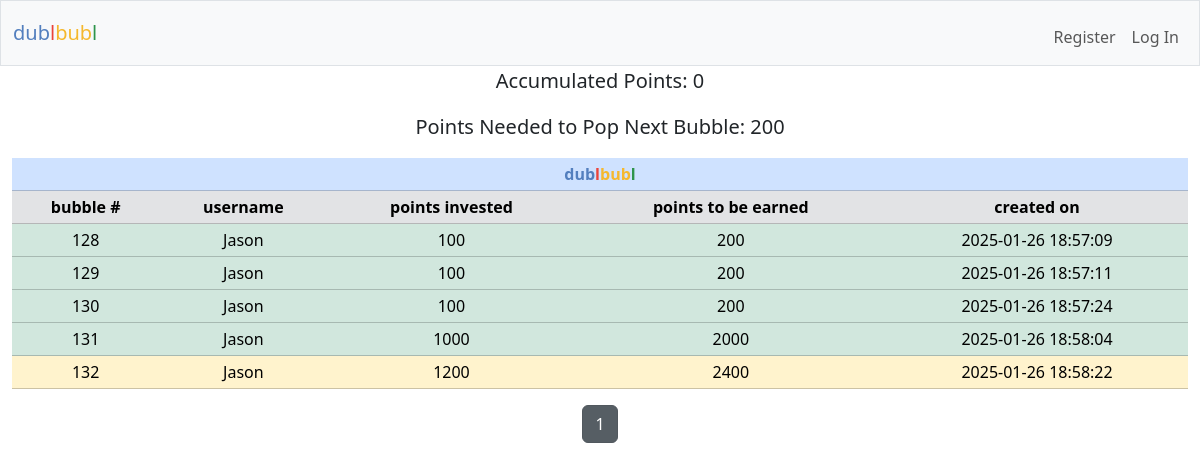
Before: / with the older database file.
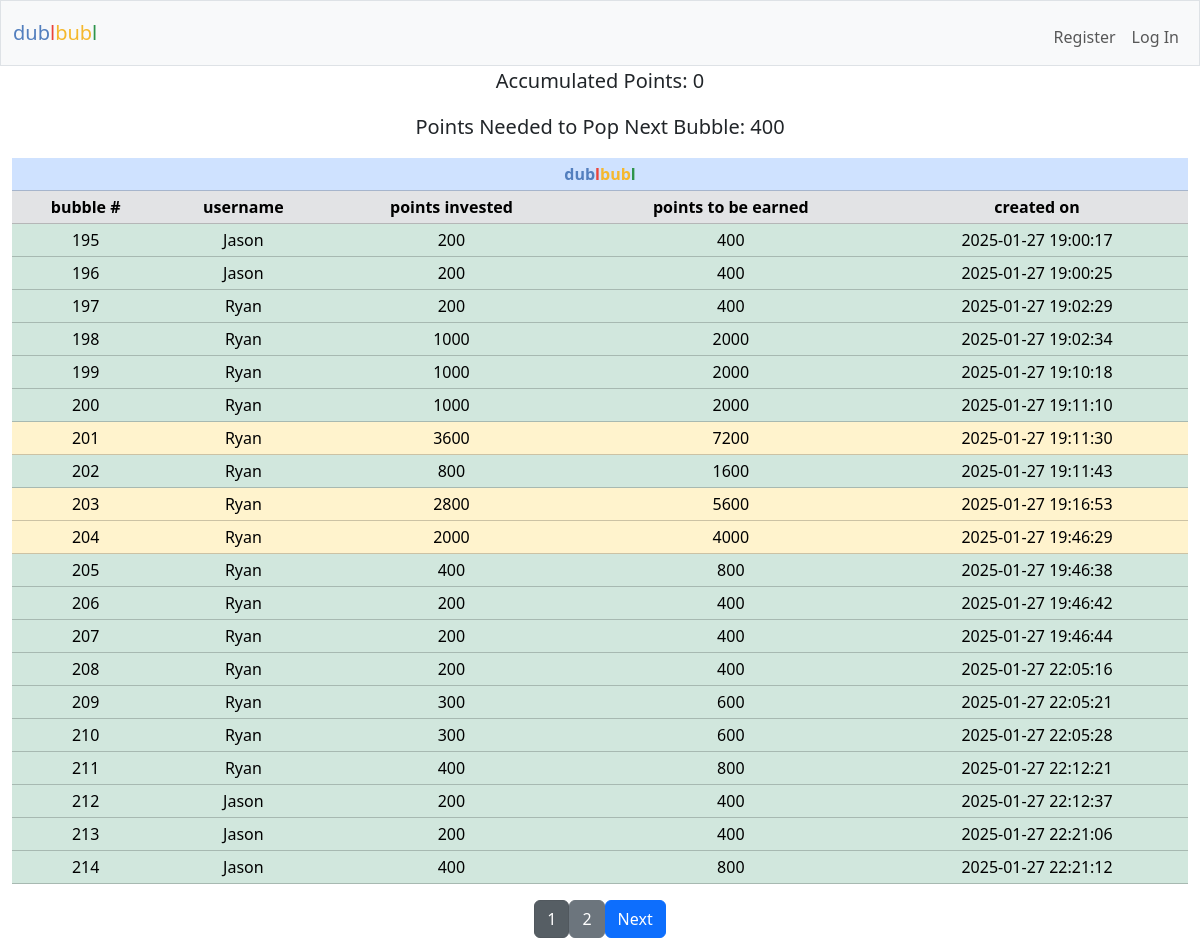
After: the same page with the newer database file.
### tables this page shows
CREATE TABLE points_tracker (
            tracker_id INTEGER PRIMARY KEY AUTOINCREMENT NOT NULL,
            current_points_in INTEGER NOT NULL,
            date_created TEXT NOT NULL        
        );

CREATE TABLE dublbubl (
    row_id INTEGER PRIMARY KEY AUTOINCREMENT NOT NULL,
    user_id INTEGER NOT NULL,
    username TEXT NOT NULL,
    points_in INTEGER NOT NULL,
    points_out INTEGER NOT NULL,
    date_created TEXT NOT NULL,        
    FOREIGN KEY (user_id) REFERENCES users(id)
    FOREIGN KEY (username) REFERENCES users(username)
);

### app.py (the view)
@app.route("/", methods=["GET", "POST"])
def index():
    try:
        dublbubl = cur.execute("SELECT * FROM dublbubl").fetchall()
        rows_per_page = 20
        page = request.args.get("page", 1, type=int)
        offset = (page - 1) * rows_per_page
        dublbubl = cur.execute("""
            SELECT * FROM dublbubl
            ORDER BY row_id ASC
            LIMIT ? OFFSET ?
        """, (rows_per_page, offset)).fetchall()
        total_rows = cur.execute("SELECT COUNT(*) FROM dublbubl").fetchone()[0]
        total_pages = (total_rows + rows_per_page - 1) // rows_per_page
        current_points_in = cur.execute("SELECT current_points_in FROM points_tracker").fetchone()
        oldest_row_points_out = cur.execute("SELECT points_out FROM dublbubl ORDER BY row_id ASC LIMIT 1").fetchone()
        user_id = session.get("user_id")
        if user_id:
            user = cur.execute("SELECT * FROM users WHERE id = ?", (user_id,)).fetchall()
            user_history = cur.execute("SELECT * FROM dublbubl_history WHERE user_id = ? ORDER BY row_id DESC LIMIT 5", (user_id,)).fetchall()
        else:
            user = None
            user_history = None
    except sqlite3.OperationalError as e:
        print("Error: dublbubl_history table does not exist, creating it.")
        init_db()
    points_in_required = oldest_row_points_out[0] - current_points_in[0]
    points = request.form.get("points")
    current_date = datetime.datetime.now().strftime("%Y-%m-%d %H:%M:%S")
    if request.method == "POST":
        if not points:
            return "No points entered"
        try:
            points = int(points)
        except ValueError:
            return "Invalid Input"
        if points is None:
            return "Invalid Input"
        elif points <= 0 or points > 10000:
            return "Points must be between 1 and 10000"
        user_id = session["user_id"]
        user = cur.execute("SELECT * FROM users WHERE id = ?", (user_id,)).fetchone()
        current_points = cur.execute("SELECT points FROM users WHERE id = ?", (user[0],)).fetchone()
        current_points = current_points[0] if current_points else 0  # Default to 0 if no value exists
        try:
            cur.execute("""
            INSERT INTO dublbubl (row_id, user_id, username, points_in, points_out, date_created)
            VALUES (?, ?, ?, ?, ?, ?)
            """, (None, user[0], user[1], points, (points * 2), current_date))
            total_points = current_points - points
            cur.execute("UPDATE users SET points = ? WHERE id = ?", (total_points, user[0]))
            con.commit()
            con.commit()
        except Exception as e:
            print(f"Error inserting row into dublbubl: {e}")
            con.rollback()
        row_count = cur.execute("SELECT COUNT(*) FROM dublbubl").fetchone()[0]
        print(f"Number of rows in dublbubl: {row_count}")
        if row_count > 1:
            if current_points_in:
                new_points_in = current_points_in[0] + points
                cur.execute("UPDATE points_tracker SET current_points_in = ?, date_created = ?", (new_points_in, current_date))
            else:
                cur.execute("INSERT INTO points_tracker (current_points_in, date_created) VALUES (?, ?)", (points, current_date))
            con.commit()
        else:
            new_points_in = current_points_in[0] if current_points_in else 0
        oldest_row_points_out = cur.execute("SELECT points_out FROM dublbubl ORDER BY row_id ASC LIMIT 1").fetchone()
        while new_points_in >= oldest_row_points_out[0]:
            oldest_row_id = cur.execute("SELECT row_id FROM dublbubl ORDER BY row_id ASC LIMIT 1").fetchone()
            oldest_row = cur.execute("SELECT * FROM dublbubl ORDER BY row_id ASC LIMIT 1").fetchone()
            current_total_points = cur.execute("SELECT total_points_earned FROM users WHERE id = ?", (oldest_row[1],)).fetchone()
            current_total_points = current_total_points[0] if current_total_points else 0  # Default to 0 if no value exists
            points = cur.execute("SELECT points FROM users WHERE id = ?", (oldest_row[1],)).fetchone()
            points = points[0] if points else 0  # Default to 0 if no value exists
            if oldest_row:
                cur.execute("""
                INSERT INTO dublbubl_history (user_id, username, row_id, creator_id, creator_username, points_in, points_out, date_created, date_archived)
                VALUES (?, ? ,?, ?, ? ,?, ?, ?, ?)
                """, (user[0], user[1], oldest_row[0], oldest_row[1], oldest_row[2], oldest_row[3], oldest_row[4], oldest_row[5], current_date))
                con.commit()
                total_points_earned = current_total_points + oldest_row[4]
                cur.execute("UPDATE users SET total_points_earned = ? WHERE id = ?", (total_points_earned, oldest_row[1]))
                con.commit()
                total_points = points + oldest_row[4]
                cur.execute("UPDATE users SET points = ? WHERE id = ?", (total_points, oldest_row[1]))
                con.commit()
                current_total_points = total_points_earned
            cur.execute("DELETE FROM dublbubl WHERE row_id = ?", (oldest_row_id[0],))
            con.commit()
            remaining_points_in = new_points_in - oldest_row_points_out[0]
            cur.execute("UPDATE points_tracker SET current_points_in = ?, date_created = ?", (remaining_points_in, current_date))
            con.commit()
            new_points_in = remaining_points_in
            oldest_row_points_out = cur.execute("SELECT points_out FROM dublbubl ORDER BY row_id ASC LIMIT 1").fetchone()
            if oldest_row_points_out is None:
                break
        return redirect("/")
    else:
        return render_template('index.html', dublbubl=dublbubl, user=user, current_points_in=current_points_in, points_in_required=points_in_required, user_history=user_history, page=page, total_pages=total_pages)

### app.py (called while the page is built)
@app.after_request
def after_request(response):
    response.headers["Cache-Control"] = "no-cache, no-store, must-revalidate"
    response.headers["Expires"] = 0
    response.headers["Pragma"] = "no-cache"
    return response

### templates/index.html (shortened to what this page needs)
{% extends "layout.html" %}
{% block main %}
<figure class="text-center">
  <blockquote class="blockquote">
    <p>Accumulated Points: {{ current_points_in[0] }}</p>
    <p>Points Needed to Pop Next Bubble: {{ points_in_required }}</p>
  </blockquote>
</figure>
<table class="table table-success table-sm text-center">
  <thead class="table-primary">
    <tr class="table-primary">
      <th class="table-primary" colspan="5"><span class="blue">dub</span><span class="red">l</span><span class="yellow">bub</span><span class="green">l</span></th>
    </tr>
  </thead>
  <thead>
    <tr class="table-secondary">
      <th>bubble #</th>
      <th>username</th>
      <th>points invested</th>
      <th>points to be earned</th>
      <th>created on</th>
    </tr>
  </thead>
  <tbody>
    {% for row in dublbubl %}
    <tr class="
    {% if row[3] == 10000 %}
      table-dark
    {% elif row[3] > 5000 %}
      table-danger
    {% elif row[3] > 1000 %}
      table-warning
    {% else %}
      table-success
    {% endif %}
    ">
      <td>{{ row[0] }}</td>
      <td>{{ row[2] }}</td>
      <td>{{ row[3] }}</td>
      <td>{{ row[4] }}</td>
      <td>{{ row[5] }}</td>
    </tr>
    {% endfor %}
  </tbody>
</table>
<div class="pagination d-flex justify-content-center align-items-center">
  {% for p in range(1, total_pages + 1) %}
    <a href="{{ url_for('index', page=p) }}" class="btn btn-secondary {% if p == page %}active{% endif %}">
      {{ p }}
    </a>
  {% endfor %}
  {% if page < total_pages %}
    <a href="{{ url_for('index', page=page+1) }}" class="btn btn-primary">Next</a>
  {% endif %}
</div>
{% endblock %}

### templates/layout.html (shortened to what this page needs)
<!DOCTYPE html>
<html lang="en">
  <head>
    <link href="https://cdn.jsdelivr.net/npm/bootstrap@5.3.3/dist/css/bootstrap.min.css" rel="stylesheet">
    <link rel="stylesheet" href="/static/style.css">
  </head>
  <body>
    <nav class="bg-light border navbar navbar-expand-md navbar-light">
      <div class="container-fluid">
          <a class="navbar-brand" href="/"><span class="blue">dub</span><span class="red">l</span><span class="yellow">bub</span><span class="green">l</span></a>
          <div class="collapse navbar-collapse" id="navbar">
              {% if session["user_id"] %}
                  <ul class="navbar-nav me-auto mt-2">
                    <li class="nav-item"><a class="nav-link" href="/leaderboard">Leaderboard</a></li>
                      <li class="nav-item"><a class="nav-link" href="/history">History</a></li>
                  </ul>
                  <ul class="navbar-nav ms-auto mt-2">
                      <li class="nav-item"><a class="nav-link" href="/account">Account</a></li>
                      <li class="nav-item"><a class="nav-link" href="/logout">Log Out</a></li>
                  </ul>
              {% else %}
                  <ul class="navbar-nav ms-auto mt-2">
                      <li class="nav-item"><a class="nav-link" href="/register">Register</a></li>
                      <li class="nav-item"><a class="nav-link" href="/login">Log In</a></li>
                  </ul>
              {% endif %}
          </div>
      </div>
  </nav>
      <main class="container-fluid">
        {% block main %}{% endblock %}
      </main>
  </body>
</html>

### static/style.css (style rules this page uses)
* { margin: 0; padding: 0; box-sizing: border-box; }
html { font-family:Arial, Helvetica, sans-serif; font-size: 1rem; }
body { height: 100vh; }
.blue { color: #537fbe; }
.red { color: #ea433b; }
.yellow { color: #f5b82e; }
.green { color: #2e944b; }

Changed rows visible on the page:
removed dublbubl: row_id "128", username "Jason", points_in "100", points_out "200", date_created "2025-01-26 18:57:09"
removed dublbubl: row_id "129", username "Jason", points_in "100", points_out "200", date_created "2025-01-26 18:57:11"
removed dublbubl: row_id "130", username "Jason", points_in "100", points_out "200", date_created "2025-01-26 18:57:24"
removed dublbubl: row_id "131", username "Jason", points_in "1000", points_out "2000", date_created "2025-01-26 18:58:04"
removed dublbubl: row_id "132", username "Jason", points_in "1200", points_out "2400", date_created "2025-01-26 18:58:22"
added dublbubl: row_id "195", username "Jason", points_in "200", points_out "400", date_created "2025-01-27 19:00:17"
added dublbubl: row_id "196", username "Jason", points_in "200", points_out "400", date_created "2025-01-27 19:00:25"
added dublbubl: row_id "197", username "Ryan", points_in "200", points_out "400", date_created "2025-01-27 19:02:29"
added dublbubl: row_id "198", username "Ryan", points_in "1000", points_out "2000", date_created "2025-01-27 19:02:34"
added dublbubl: row_id "199", username "Ryan", points_in "1000", points_out "2000", date_created "2025-01-27 19:10:18"
added dublbubl: row_id "200", username "Ryan", points_in "1000", points_out "2000", date_created "2025-01-27 19:11:10"
added dublbubl: row_id "201", username "Ryan", points_in "3600", points_out "7200", date_created "2025-01-27 19:11:30"
added dublbubl: row_id "202", username "Ryan", points_in "800", points_out "1600", date_created "2025-01-27 19:11:43"
added dublbubl: row_id "203", username "Ryan", points_in "2800", points_out "5600", date_created "2025-01-27 19:16:53"
added dublbubl: row_id "204", username "Ryan", points_in "2000", points_out "4000", date_created "2025-01-27 19:46:29"
added dublbubl: row_id "205", username "Ryan", points_in "400", points_out "800", date_created "2025-01-27 19:46:38"
added dublbubl: row_id "206", username "Ryan", points_in "200", points_out "400", date_created "2025-01-27 19:46:42"
added dublbubl: row_id "207", username "Ryan", points_in "200", points_out "400", date_created "2025-01-27 19:46:44"
added dublbubl: row_id "208", username "Ryan", points_in "200", points_out "400", date_created "2025-01-27 22:05:16"
added dublbubl: row_id "209", username "Ryan", points_in "300", points_out "600", date_created "2025-01-27 22:05:21"
added dublbubl: row_id "210", username "Ryan", points_in "300", points_out "600", date_created "2025-01-27 22:05:28"
added dublbubl: row_id "211", username "Ryan", points_in "400", points_out "800", date_created "2025-01-27 22:12:21"
added dublbubl: row_id "212", username "Jason", points_in "200", points_out "400", date_created "2025-01-27 22:12:37"
added dublbubl: row_id "213", username "Jason", points_in "200", points_out "400", date_created "2025-01-27 22:21:06"
added dublbubl: row_id "214", username "Jason", points_in "400", points_out "800", date_created "2025-01-27 22:21:12"
Other visible differences:
{{ points_in_required }}: "200" → "400"
new list line: "2"
text now shown: "Next"
